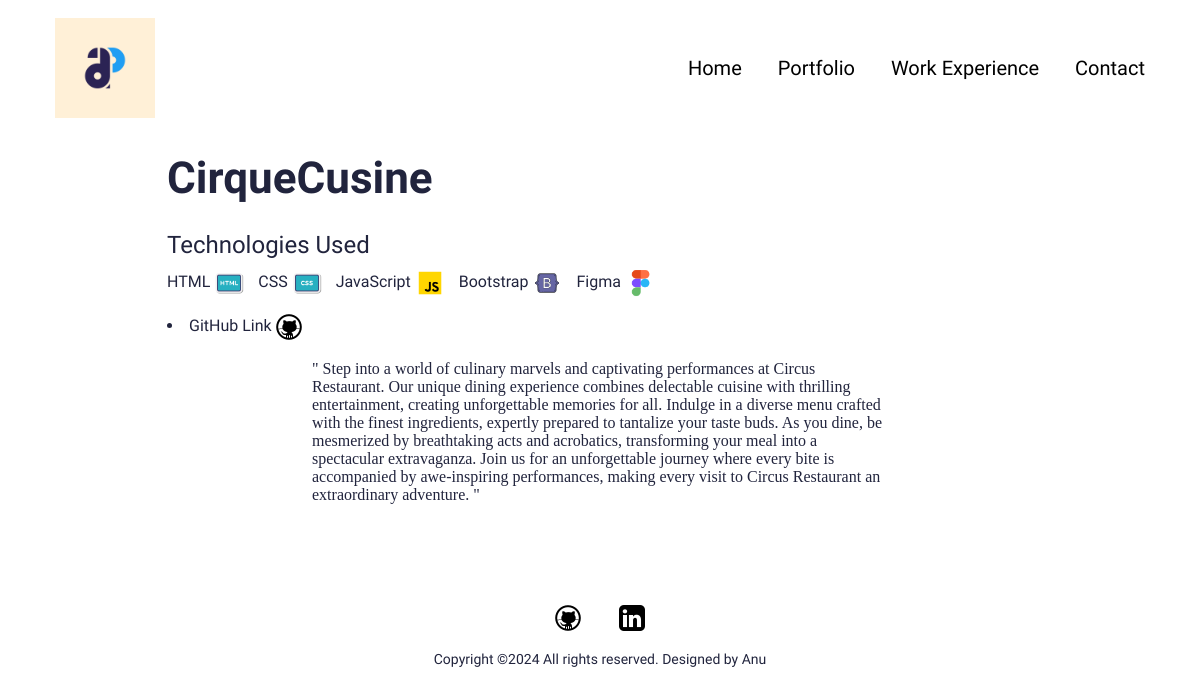
Screenshot of /portfolio/cirquecusine with the database file from the repository.
### portfolio_projects/models.py (models this page shows, shortened)
class Portfolio(models.Model):
    class Meta:
        verbose_name_plural = 'Portfolio Profiles'
        verbose_name = 'Portfolio'
        ordering = ["name"]
    date = models.DateTimeField(blank=True, null=True)
    name = models.CharField(max_length=200, blank=True, null=True)
    description = models.CharField(max_length=500, blank=True, null=True)
    body = RichTextField(blank=True, null=True)
    image = models.ImageField(blank=True, null=True, upload_to="portfolio")
    git_link = models.URLField(blank=True, null=True)
    technology = models.ManyToManyField(Technology)
    slug = models.SlugField(null=True, blank=True)
    is_active = models.BooleanField(default=True)

class Technology(models.Model):
    name = models.CharField(max_length=200,blank=True,null=True)
    image = models.ImageField(blank=True,null=True)

### portfolio_projects/views.py (the view)
# urls.py: path('portfolio/<slug:slug>', views.PortfolioDetailView.as_view(), name="portfolio"),
class PortfolioDetailView(generic.DetailView):
    model = Portfolio
    template_name = "portfolio_projects/portfolio-detail.html"
    def get_context_data(self, **kwargs):
        context = super().get_context_data(**kwargs)
        portfolio = self.get_object()
        technologies = portfolio.technology.all()  # Fetching related technologies
        context['technologies'] = technologies
        return context

### my_portfolio/context_processors.py (called while the page is built)
def project_context(request):
	context = {
		'me': User.objects.first(),
	}
	return context

### portfolio_projects/templates/portfolio_projects/portfolio-detail.html (shortened to what this page needs)
{% extends 'portfolio_projects/base.html' %}
{% load static %}
{% block content %}
<section>
  <div class="innerPageBannerCol">
    <div class="container">
        <div class="col-md-6">
          <div class="bannerContent">
            <h1 class="xlTitle pb-md-3" >{{object.name}}</h1>
          </div>
            <h4>Technologies Used</h4>
            <p class="technologies">
              {% for technology in technologies %}
            <span class="technology">
                {{ technology.name }}
                <img src="{{ technology.image.url }}" alt=" ">
            </span>
        {% endfor %}
          </p>
          <li>GitHub Link        <a href="{{ object.git_link }}"><img src="{% static 'images/icons8-github-26.png' %}" alt="..."></a></li>
        </div>
    </div>
  </div>
</section>
<section>
  <div class="sectionSpaceSm">
    <div class="container project-body-container" style="font-family: cursive;">
      {{ object.body|safe }}
    </div>
  </div>
</section>
{%endblock%}

### static/css/style.css (style rules this page uses)
:root { --primaryColor: #9C07B6; --primaryDarkColor: #3D0048; --primaryHoverColor: #900AA8; --secondaryColor: #F9B000; --baseColor: #21243D; --baseFont: 'Heebo', sans-serif; --titleFont: 'Courier Prime', monospace; --regular: 400; --medium: 500; --bold: 700; --black: 900; --lightBg: #F1F1F1; }
html { scroll-behavior: smooth; }
body { font-family: var(--baseFont); color: var(--baseColor); line-height: normal; }
img { max-width: 100%; }
a { color: inherit; }
a, .btn { -webkit-transition: all 300ms ease-in-out 0s; -o-transition: all 300ms ease-in-out 0s; transition: all 300ms ease-in-out 0s; text-decoration: none; }
.xlTitle { font-size: 44px; line-height: 1.3; font-weight: var(--bold); font-family: var(--titleFont) }
.sectionSpaceSm { padding: 35px 0; }
.innerPageBannerCol { padding: 150px 0 80px; }
@media (min-width:992px) { .container, .container-lg, .container-md, .container-sm, .container-xl, .container-xxl { max-width: 890px; } }

### portfolio_projects/templates/portfolio_projects/portfolio-detail.html (style rules this page uses)
.sectionSpaceSm .container { margin-top: -95px; max-width: 50%; overflow-x: auto; }
.technologies { white-space: nowrap; }
.technology { display: inline-block; margin-right: 10px; }
.technology img { height: 30px; vertical-align: middle; }
.project-body-container { max-width: 500px; margin: 0 auto; }

### rows the page displays
Portfolio: name "CirqueCusine", body "\" Step into a world of culinary marvels and captivating performances at Circus Restaurant. Our unique dining experience combines delectable cuisine with thrilling entertainment, creating unforgettable memories for all. Indulge in a diverse menu crafted with the finest ingredients, expertly prepared to tantalize your taste buds. As you dine, be mesmerized by breathtaking acts and acrobatics, transforming your meal into a spectacular extravaganza. Join us for an unforgettable journey where every bite is accompanied by awe-inspiring performances, making every visit to Circus Restaurant an extraordinary adventure. \""
Technology: name "HTML", image (picture)
Technology: name "CSS", image (picture)
Technology: name "JavaScript", image (picture)
Technology: name "Bootstrap", image (picture)
Technology: name "Figma", image (picture)
